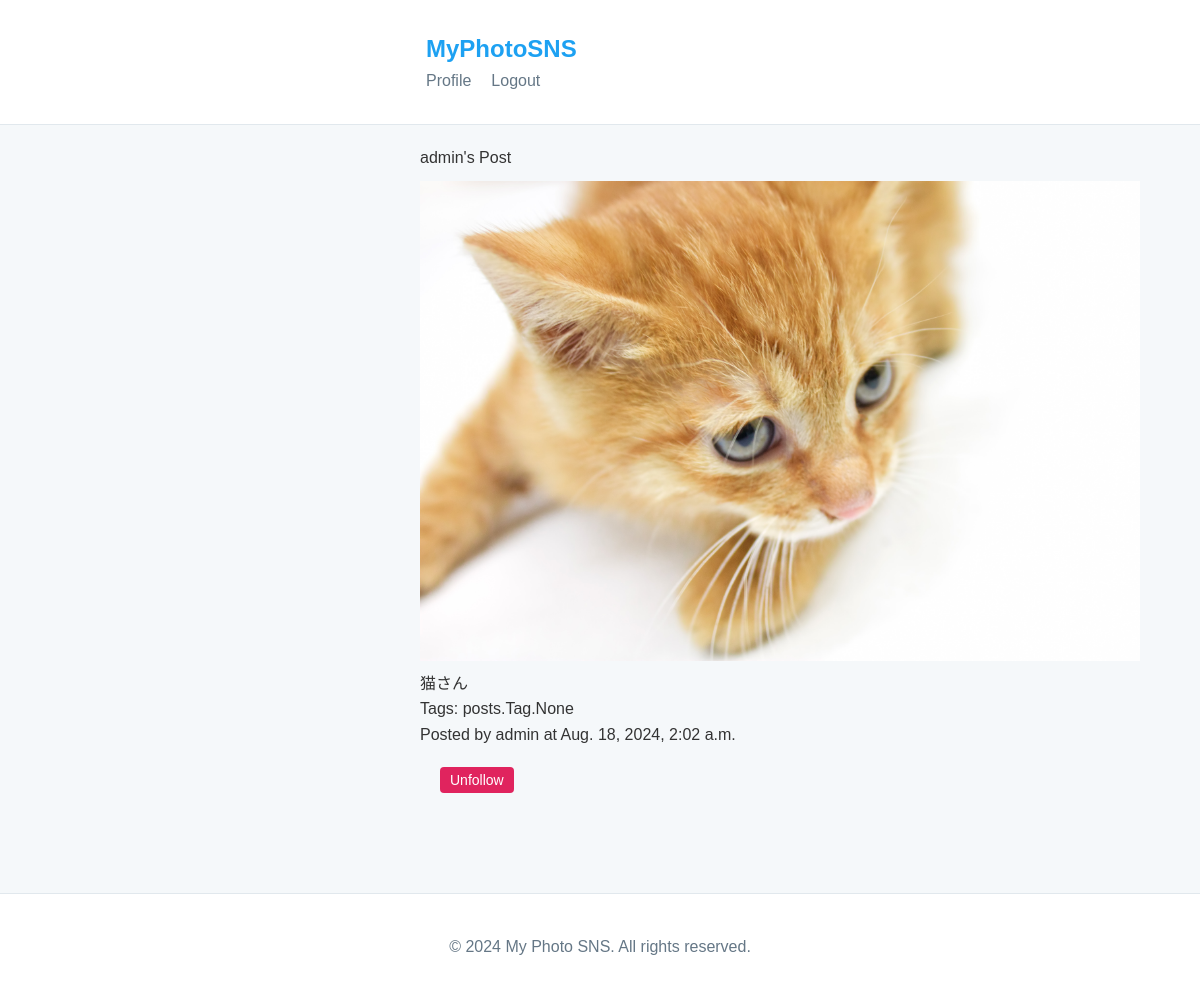
The page /post/3/ (signed in) on the database as committed earlier.
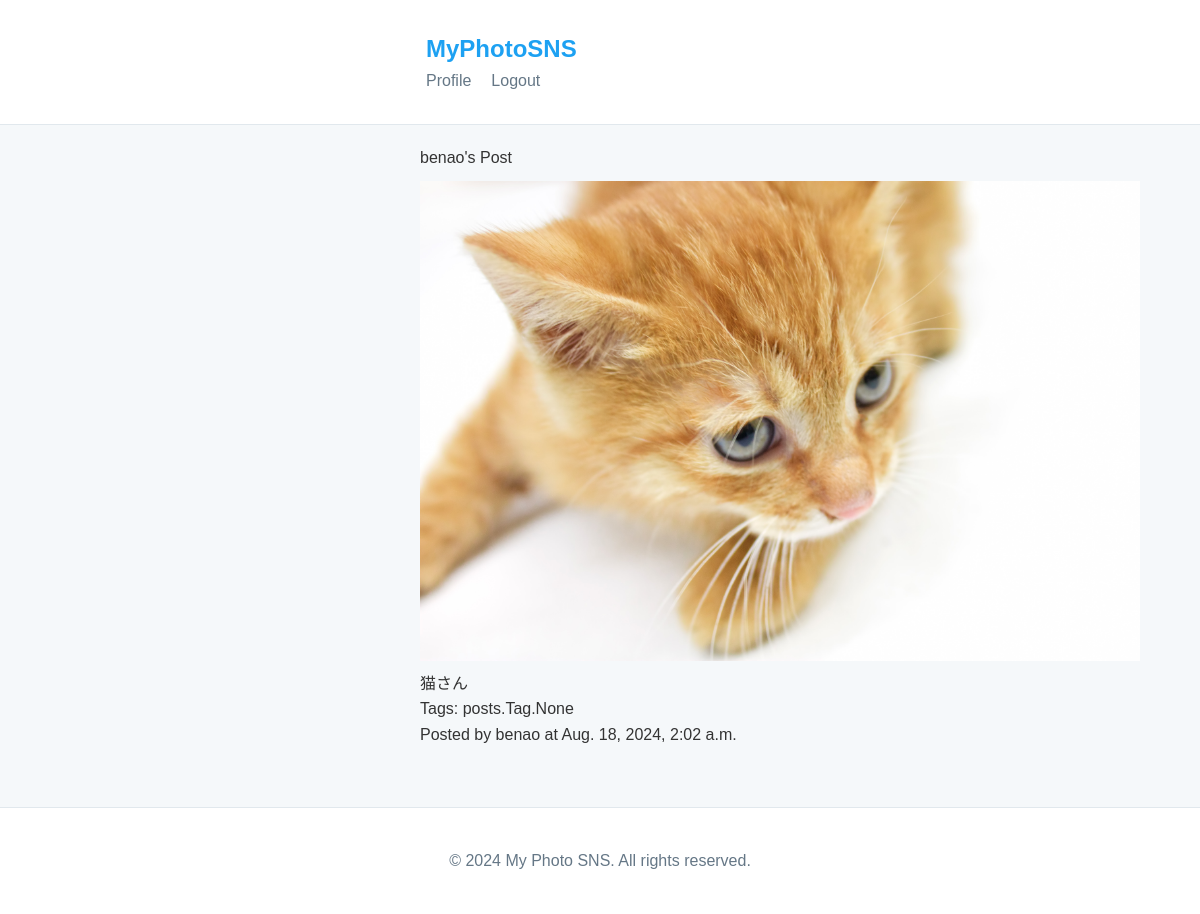
The same page on the database as committed later.
### posts/models.py (models this page shows, shortened)
class Post(models.Model):
    user = models.ForeignKey(CustomUser, on_delete=models.CASCADE)
    image = models.ImageField(upload_to='images/')
    caption = models.TextField()
    tags = models.ManyToManyField(Tag, blank=True)
    created_at = models.DateTimeField(auto_now_add=True)

class CustomUser(AbstractUser):
    interests = models.ManyToManyField('Interest', blank=True)
    following = models.ManyToManyField('self', symmetrical=False, related_name='followers')

### posts/views.py (the view)
# urls.py: path('post/<int:post_id>/', views.post_detail, name='post_detail'),
def post_detail(request, post_id):
    post = get_object_or_404(Post, id=post_id)
    is_following = post.user in request.user.following.all()
    return render(request, 'post_detail.html', {
        'post': post,
        'is_following': is_following,
    })

### posts/templates/post_detail.html (shortened to what this page needs)
{% extends 'base_generic.html' %}
{% block content %}
<div
  <h2>{{ post.user.username }}'s Post</h2>
  <img class="post_detail" src="{{ post.image.url }}" alt="Post image">
  <p>{{ post.caption }}</p>
  <p>Tags: {{ post.tags }}</p>
  <p>Posted by {{ post.user.username }} at {{ post.created_at }}</p>
  {% if user != post.user %}
    <form method="post" action="{% url 'follow_unfollow_user' post.id %}">
      {% if is_following %}
        <button type="submit" class="button-unfollow">Unfollow</button>
      {% else %}
        <button type="submit" class="button-follow">Follow</button>
      {% endif %}
    </form>
  {% endif %}
{% endblock %}

Rows that differ between the two databases and show on the page:
changed Post "猫さん": user.username "admin" → "benao"; user_id 1 → 4 (drawn)
Other text that changed with them:
text no longer shown: "Unfollow"
